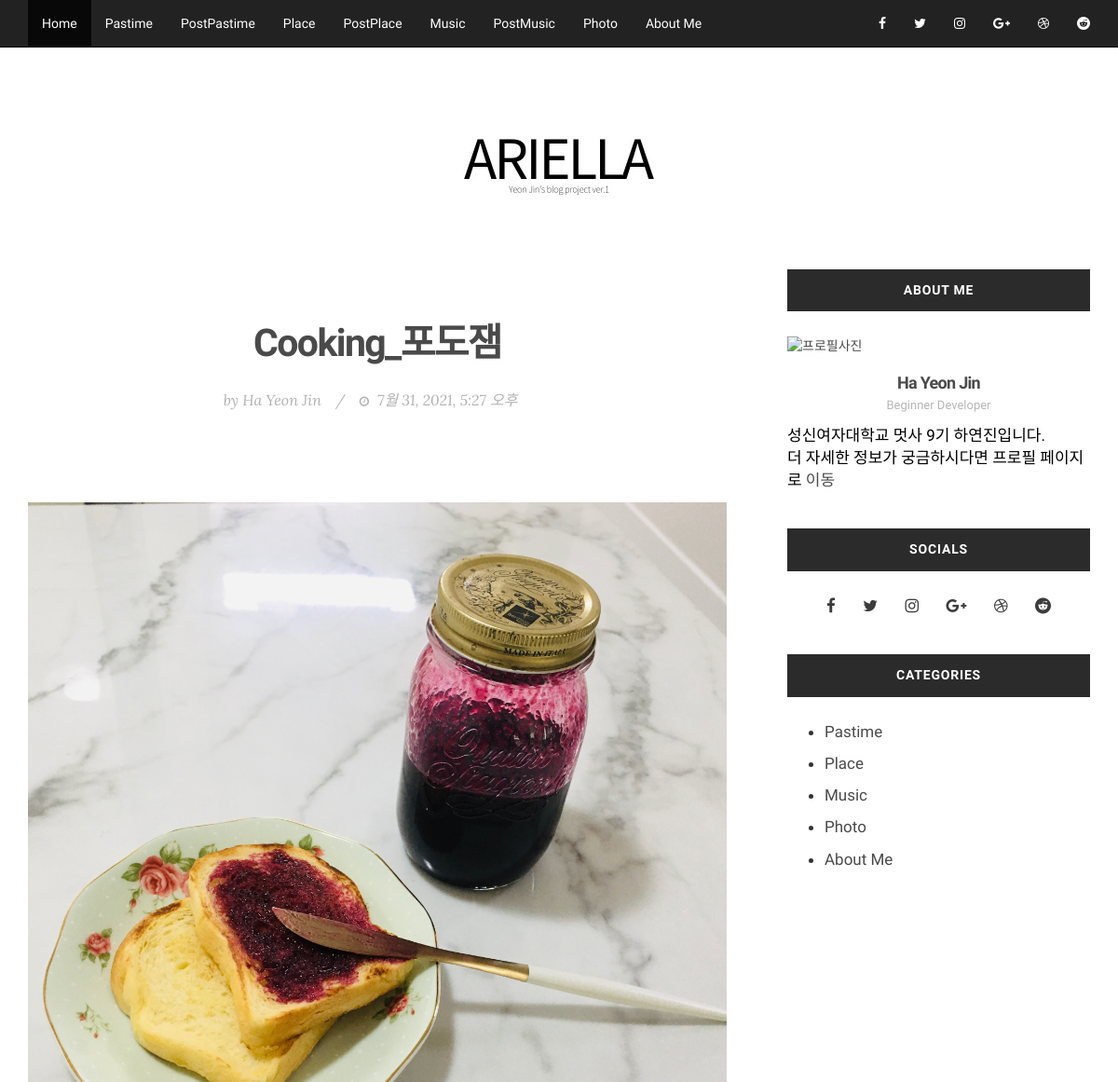
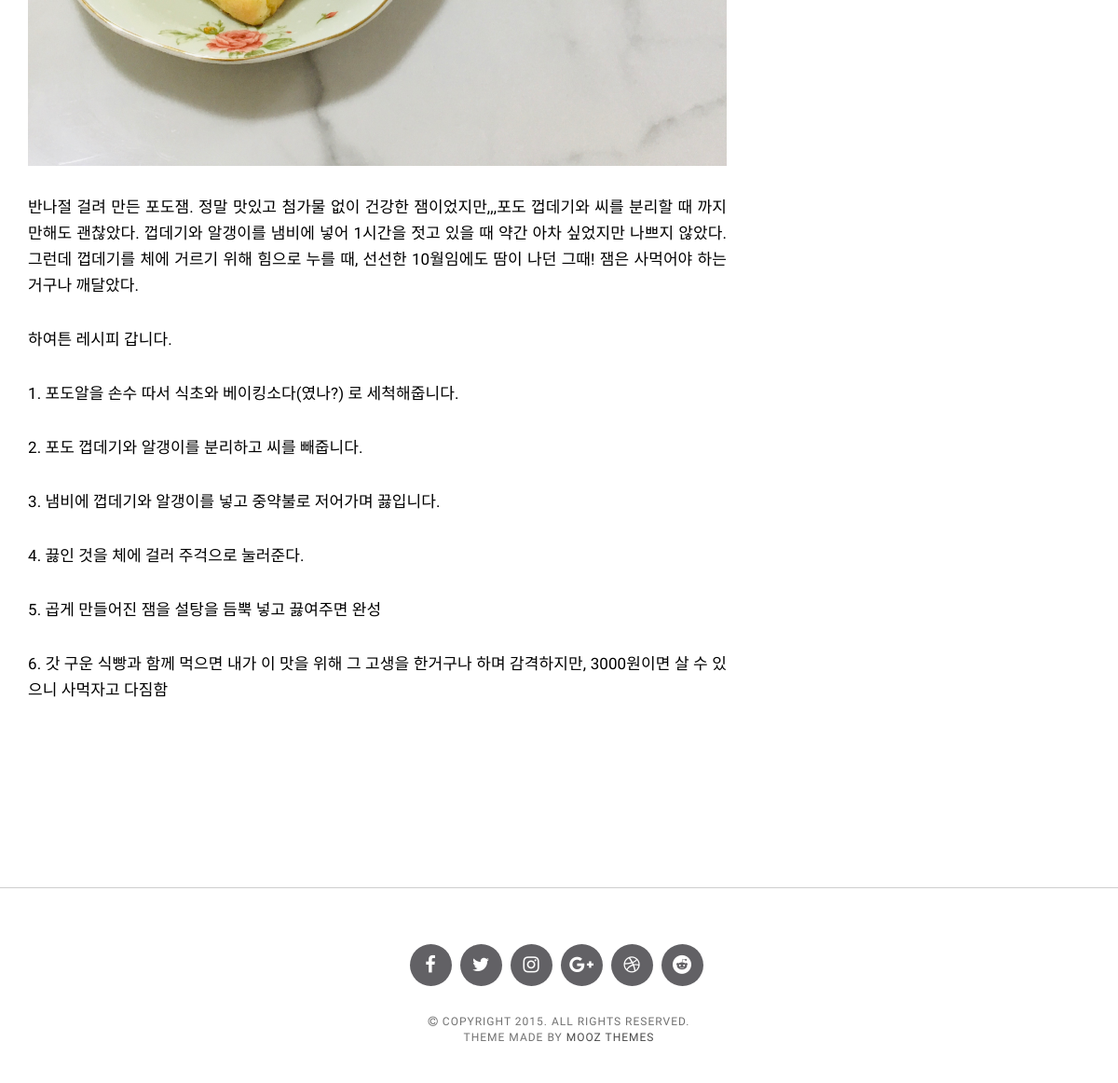
The page /pastimeviewdetail/6/ on the database its author committed (2 pictures, top to bottom).
### blog/models.py (models this page shows)
class Pastime(models.Model):
    title = models.CharField(max_length=50)
    pub_date = models.DateTimeField(auto_now_add=True)
    author = models.ForeignKey(User, on_delete=models.SET_NULL, null=True, default=1)
    content = RichTextUploadingField(null=True)

### blog/views.py (the view)
# urls.py: path('pastimeviewdetail/<int:pastime_id>/', views.pastimeviewdetail, name='pastimeviewdetail'),
def pastimeviewdetail(request, pastime_id):
    pastime_detail = get_object_or_404(Pastime, pk=pastime_id)
    return render(request, 'pastimeviewdetail.html', {'pastime_detail':pastime_detail})

### blog/templates/pastimeviewdetail.html (shortened to what this page needs)
{% extends 'base.html' %}
{% load static %}
{% block contents %}
		<section>
			<div class="row">
				<div class="col-md-8">
					<article class="blog-post">
						<div class="blog-post-image">
						</div>
						<div class="blog-post-body">
							<h2>{{ pastime_detail.title }}</a></h2>
							<div class="post-meta"><span>by <a href="aboutme">Ha Yeon Jin</a></span>/<span><i class="fa fa-clock-o"></i> {{ pastime_detail.pub_date }}</span></div>
							<br>
							<div class="blog-post-text">								<p>
									{{ pastime_detail.content | safe }}
								</p>
								</div>
						</div>
					</article>
				</div>
				<div class="col-md-4 sidebar-gutter">
					<aside>
					<div class="sidebar-widget">
						<h3 class="sidebar-title">About Me</h3>
						<div class="widget-container widget-about">
							<a href="post.html"><img src="{% static 'images/yjheart.jpg' %}" alt="프로필사진"></a>
							<h4>Ha Yeon Jin</h4>
							<div class="author-title">Beginner Developer</div>
							<p>성신여자대학교 멋사 9기 하연진입니다. <br>더 자세한 정보가 궁금하시다면 프로필 페이지로 <a href="profile.html" color="blue">이동</a> </p>
						</div>
					</div>
					<div class="sidebar-widget">
						<h3 class="sidebar-title">Socials</h3>
						<div class="widget-container">
							<div class="widget-socials">
								<a href="https://www.facebook.com/profile.php?id=100051282008415"><i class="fa fa-facebook"></i></a>
								<a href="#"><i class="fa fa-twitter"></i></a>
								<a href="https://www.instagram.com/__jinhaiz/"><i class="fa fa-instagram"></i></a>
								<a href="#"><i class="fa fa-google-plus"></i></a>
								<a href="#"><i class="fa fa-dribbble"></i></a>
								<a href="#"><i class="fa fa-reddit"></i></a>
							</div>
						</div>
					</div>
					<div class="sidebar-widget">
						<h3 class="sidebar-title">Categories</h3>
						<div class="widget-container">
							<ul>
								<li><a href="{% url 'pastime' %}">Pastime</a></li>
								<li><a href="{% url 'place' %}">Place</a></li>
								<li><a href="{% url 'music' %}">Music</a></li>
								<li><a href="{% url 'photo' %}">Photo</a></li>
								<li><a href="{% url 'aboutme' %}">About Me</a></li>
							</ul>
						</div>
					</div>
					</div>
				</div>
			</div>
{% endblock %}

### blog/static/css/style.css (style rules this page uses)
body { font-family: "Raleway", Sans-serif; -webkit-font-smoothing: antialiased; }
h1, h2, h3, h4, h5, h6 { letter-spacing: -0.04em; font-weight: 700; font-style: normal; font-family: "Raleway", Sans-serif; color: #4A4A4A; }
p { font-family: 'Raleway', sans-serif; font-size: 15px; font-weight: 400; line-height: 24px; color: #000; }
img { max-width: 100%; height: auto; }
a { color: #4A4A4A; }
a, a:hover, a:focus, a:active, a.active { outline: 0; text-decoration: none; }
section { padding-bottom: 60px; }
section:last-child { padding-bottom: 0px; }
.sidebar-gutter { padding-left: 50px; }
.blog-post { padding-bottom: 30px; margin-bottom: 60px; border-bottom: 1px solid #CECECE; }
.blog-post:last-child { border-bottom: none; }
.blog-post .blog-post-body { text-align: center; padding: 20px 0; }
.blog-post .blog-post-body h2 { margin: 0; padding: 15px 0px 20px; font-size: 41px; line-height: 49px; }
.blog-post .blog-post-body p { text-align: justify; font-size: 20px; font-weight: 300; line-height: 30px; color: #000; }
.blog-post .blog-post-body a { color: #4A4A4A; -webkit-transition: all 0.2s ease-out; -moz-transition: all 0.2s ease-out; -o-transition: all 0.2s ease-out; transition: all 0.2s ease-out; }
.blog-post .post-meta { margin: 5px 0 20px; font-weight: 400; font-size: 16px; color: #B1B1B1; font-family: "Lora"; font-style: italic; }
.blog-post .post-meta a { color: #B1B1B1; }
.blog-post .post-meta span { padding-left: 15px; padding-right: 15px; }
.blog-post .post-meta span:first-child { padding-left: 0; padding-right: 15px; }
.blog-post .post-meta i { padding-right: 5px; font-size: 12px; }
.blog-post .blog-post-text { text-align: left; }
.blog-post .blog-post-text p { text-align: justify; font-size: 17px; font-weight: 400; line-height: 28px; color: #000; letter-spacing: 0.1px; margin-bottom: 30px; }
.sidebar-title { background-color: #2B2B2B; color: #fff; text-align: center; text-transform: uppercase; font-weight: 800; letter-spacing: 0.8px; font-size: 14px; padding: 15px 0; margin: 0 0 25px; font-family: "Raleway", Sans-serif; }
.sidebar-widget { margin-bottom: 40px; }
.sidebar-widget li { font-size: 17px; margin-bottom: 10px; }
.widget-socials { text-align: center; }
.widget-socials a { margin: 3px 8px; padding: 5px; font-size: 17px; color: #3C3C3C; }
.widget-about img { width: 100%; }
.widget-about h4 { text-align: center; margin: 20px 0 5px; }
.widget-about .author-title { font-size: 13px; font-weight: 400; line-height: 20px; color: #B5B5B5; text-align: center; }
.widget-about p { margin-top: 10px; font-size: 17px; line-height: 24px; color: #000000; }

### rows shown on the page
Pastime: title "Cooking_포도잼", pub_date "7월 31, 2021, 5:27 오후", content (picture), content "반나절 걸려 만든 포도잼. 정말 맛있고 첨가물 없이 건강한 잼이었지만,,,포도 껍데기와 씨를 분리할 때 까지만해도 괜찮았다. 껍데기와 알갱이를 냄비에 넣어 1시간을 젓고 있을 때 약간 아차 싶었지만 나쁘지 않았다. 그런데 껍데기를 체에 거르기 위해 힘으로 누를 때, 선선한 10월임에도 땀이 나던 그때! 잼은 사먹어야 하는거구나 깨달았다. 하여튼 레시피 갑니다. 1. 포도알을 손수 따서 식초와 베이킹소다(였나?) 로 세척해줍니다. 2. 포도 껍데기와 알갱이를 분리하고 씨를 빼줍니다. 3. 냄비에 껍데기와 알갱이를 넣고 중약불로 저어가며 끓입니다. 4. 끓인 것을 체에 걸러 주걱으로 눌러준다. 5. 곱게 만들어진 잼을 설탕을 듬뿍 넣고 끓여주면 완성 6. 갓 구운 식빵과 함께 먹으면 내가 이 맛을 위해 그 고생을 한거구나 하며 감격하지만, 3000원이면 살 수 있으니 사먹자고 다짐함"
